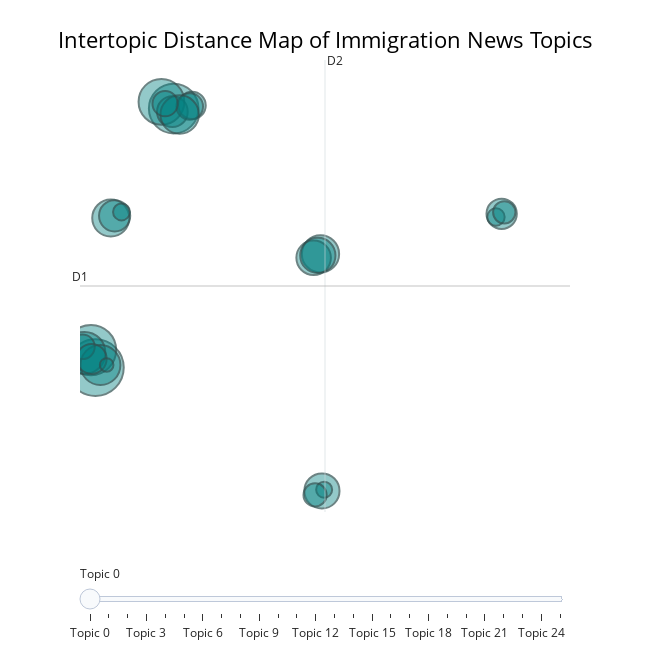

Source (notebook cell):
### Code cell
# Visualize topics
fig = news_model.visualize_topics(custom_labels=True)

# Update the layout to change the title
fig.update_layout(title_text='Intertopic Distance Map of Immigration News Topics')

# Change the color of the bubbles
fig.update_traces(marker=dict(color='rgba(0, 128, 128, 0.6)', 
                              line=dict(color='DarkSlateGrey', width=2)))
# Show the plot
fig.show()

### Figure 1 — Plotly figure (JSON) as saved in the notebook; plotly's stock layout.template omitted (floating-point values rounded to 4 significant figures)
{"data": [{"customdata": [[0, "1: Rwanda Court Ruling", 741], [1, "2: Asylum Seekers Accommodation", 570], [2, "3: Taliban Convictions", 484], [3, "4: Braverman Immigration Policy", 585], [4, "5: Migration Record Figures", 318], [5, "6: Rishi Sunak Politics", 409], [6, "7: Illegal Migration Legislation", 370], [7, "8: Migrants Crossing", 321], [8, "9: RAF Scampton Asylum", 218], [9, "10: Migrant Boat Tragedies", 276], [10, "11: Bibby Stockholm Barge", 213], [11, "12: EU Migration Deal", 286], [12, "13: UK Police Crimes", 173], [13, "14: Protests at Hotels", 163], [14, "15: Migrant Smuggling Gangs", 288], [15, "16: Gary Lineker Controversy", 139], [16, "17: Foreign Worker Visas", 225], [17, "18: Asylum Claims Backlog", 341], [18, "19: Missing Unaccompanied Children", 148], [19, "20: Legionella on Barge", 70], [20, "21: Portland Asylum Barge", 115], [21, "22: Stopping Migrant Boats", 208], [22, "23: Emmanuel Macron Politics", 59], [23, "24: Foreign University Students", 66], [24, "25: European Human Rights", 124], [25, "26: Archbishop on Migration", 43]], "hovertemplate": "<b>Topic %{customdata[0]}</b><br>%{customdata[1]}<br>Size: %{customdata[2]}", "legendgroup": "", "marker": {"color": "rgba(0, 128, 128, 0.6)", "line": {"color": "DarkSlateGrey", "width": 2}, "size": [741, 570, 484, 585, 318, 409, 370, 321, 218, 276, 213, 286, 173, 163, 288, 139, 225, 341, 148, 70, 115, 208, 59, 66, 124, 43], "sizemode": "area", "sizeref": 0.4631, "symbol": "circle"}, "mode": "markers", "name": "", "orientation": "v", "showlegend": false, "type": "scatter", "x": [1.245, 4.553, 4.034, 1.057, 1.892, 0.7773, 1.454, 10.76, 4.497, 10.47, 18.42, 10.82, 5.33, 5.232, 10.65, 0.6958, 2.056, 4.804, 4.19, 18.18, 18.53, 1.081, 10.91, 2.346, 10.53, 1.718], "xaxis": "x", "y": [0.9722, 20.22, 20.72, 2.274, 12.09, 2.066, 1.165, 9.422, 19.99, 9.132, 12.4, -8.193, 20.46, 20.37, 9.309, 2.52, 12.25, 19.78, 20.58, 12.16, 12.51, 1.618, -8.099, 12.54, -8.482, 1.17], "yaxis": "y"}], "layout": {"annotations": [{"showarrow": false, "text": "D1", "x": 0.5914, "y": 7.037, "yshift": 10}, {"showarrow": false, "text": "D2", "x": 10.95, "xshift": 10, "y": 23.83}], "height": 650, "hoverlabel": {"bgcolor": "white", "font": {"family": "Rockwell", "size": 16}}, "legend": {"itemsizing": "constant", "tracegroupgap": 0}, "margin": {"t": 60}, "shapes": [{"line": {"color": "#CFD8DC", "width": 2}, "type": "line", "x0": 10.95, "x1": 10.95, "y0": -9.755, "y1": 23.83}, {"line": {"color": "#9E9E9E", "width": 2}, "type": "line", "x0": 0.5914, "x1": 21.31, "y0": 7.037, "y1": 7.037}], "sliders": [{"active": 0, "pad": {"t": 50}, "steps": [{"args": [{"marker.color": [["red", "#B0BEC5", "#B0BEC5", "#B0BEC5", "#B0BEC5", "#B0BEC5", "#B0BEC5", "#B0BEC5", "#B0BEC5", "#B0BEC5", "#B0BEC5", "#B0BEC5", "#B0BEC5", "#B0BEC5", "#B0BEC5", "#B0BEC5", "#B0BEC5", "#B0BEC5", "#B0BEC5", "#B0BEC5", "#B0BEC5", "#B0BEC5", "#B0BEC5", "#B0BEC5", "#B0BEC5", "#B0BEC5"]]}], "label": "Topic 0", "method": "update"}, {"args": [{"marker.color": [["#B0BEC5", "red", "#B0BEC5", "#B0BEC5", "#B0BEC5", "#B0BEC5", "#B0BEC5", "#B0BEC5", "#B0BEC5", "#B0BEC5", "#B0BEC5", "#B0BEC5", "#B0BEC5", "#B0BEC5", "#B0BEC5", "#B0BEC5", "#B0BEC5", "#B0BEC5", "#B0BEC5", "#B0BEC5", "#B0BEC5", "#B0BEC5", "#B0BEC5", "#B0BEC5", "#B0BEC5", "#B0BEC5"]]}], "label": "Topic 1", "method": "update"}, {"args": [{"marker.color": [["#B0BEC5", "#B0BEC5", "red", "#B0BEC5", "#B0BEC5", "#B0BEC5", "#B0BEC5", "#B0BEC5", "#B0BEC5", "#B0BEC5", "#B0BEC5", "#B0BEC5", "#B0BEC5", "#B0BEC5", "#B0BEC5", "#B0BEC5", "#B0BEC5", "#B0BEC5", "#B0BEC5", "#B0BEC5", "#B0BEC5", "#B0BEC5", "#B0BEC5", "#B0BEC5", "#B0BEC5", "#B0BEC5"]]}], "label": "Topic 2", "method": "update"}, {"args": [{"marker.color": [["#B0BEC5", "#B0BEC5", "#B0BEC5", "red", "#B0BEC5", "#B0BEC5", "#B0BEC5", "#B0BEC5", "#B0BEC5", "#B0BEC5", "#B0BEC5", "#B0BEC5", "#B0BEC5", "#B0BEC5", "#B0BEC5", "#B0BEC5", "#B0BEC5", "#B0BEC5", "#B0BEC5", "#B0BEC5", "#B0BEC5", "#B0BEC5", "#B0BEC5", "#B0BEC5", "#B0BEC5", "#B0BEC5"]]}], "label": "Topic 3", "method": "update"}, {"args": [{"marker.color": [["#B0BEC5", "#B0BEC5", "#B0BEC5", "#B0BEC5", "red", "#B0BEC5", "#B0BEC5", "#B0BEC5", "#B0BEC5", "#B0BEC5", "#B0BEC5", "#B0BEC5", "#B0BEC5", "#B0BEC5", "#B0BEC5", "#B0BEC5", "#B0BEC5", "#B0BEC5", "#B0BEC5", "#B0BEC5", "#B0BEC5", "#B0BEC5", "#B0BEC5", "#B0BEC5", "#B0BEC5", "#B0BEC5"]]}], "label": "Topic 4", "method": "update"}, {"args": [{"marker.color": [["#B0BEC5", "#B0BEC5", "#B0BEC5", "#B0BEC5", "#B0BEC5", "red", "#B0BEC5", "#B0BEC5", "#B0BEC5", "#B0BEC5", "#B0BEC5", "#B0BEC5", "#B0BEC5", "#B0BEC5", "#B0BEC5", "#B0BEC5", "#B0BEC5", "#B0BEC5", "#B0BEC5", "#B0BEC5", "#B0BEC5", "#B0BEC5", "#B0BEC5", "#B0BEC5", "#B0BEC5", "#B0BEC5"]]}], "label": "Topic 5", "method": "update"}, {"args": [{"marker.color": [["#B0BEC5", "#B0BEC5", "#B0BEC5", "#B0BEC5", "#B0BEC5", "#B0BEC5", "red", "#B0BEC5", "#B0BEC5", "#B0BEC5", "#B0BEC5", "#B0BEC5", "#B0BEC5", "#B0BEC5", "#B0BEC5", "#B0BEC5", "#B0BEC5", "#B0BEC5", "#B0BEC5", "#B0BEC5", "#B0BEC5", "#B0BEC5", "#B0BEC5", "#B0BEC5", "#B0BEC5", "#B0BEC5"]]}], "label": "Topic 6", "method": "update"}, {"args": [{"marker.color": [["#B0BEC5", "#B0BEC5", "#B0BEC5", "#B0BEC5", "#B0BEC5", "#B0BEC5", "#B0BEC5", "red", "#B0BEC5", "#B0BEC5", "#B0BEC5", "#B0BEC5", "#B0BEC5", "#B0BEC5", "#B0BEC5", "#B0BEC5", "#B0BEC5", "#B0BEC5", "#B0BEC5", "#B0BEC5", "#B0BEC5", "#B0BEC5", "#B0BEC5", "#B0BEC5", "#B0BEC5", "#B0BEC5"]]}], "label": "Topic 7", "method": "update"}, {"args": [{"marker.color": [["#B0BEC5", "#B0BEC5", "#B0BEC5", "#B0BEC5", "#B0BEC5", "#B0BEC5", "#B0BEC5", "#B0BEC5", "red", "#B0BEC5", "#B0BEC5", "#B0BEC5", "#B0BEC5", "#B0BEC5", "#B0BEC5", "#B0BEC5", "#B0BEC5", "#B0BEC5", "#B0BEC5", "#B0BEC5", "#B0BEC5", "#B0BEC5", "#B0BEC5", "#B0BEC5", "#B0BEC5", "#B0BEC5"]]}], "label": "Topic 8", "method": "update"}, {"args": [{"marker.color": [["#B0BEC5", "#B0BEC5", "#B0BEC5", "#B0BEC5", "#B0BEC5", "#B0BEC5", "#B0BEC5", "#B0BEC5", "#B0BEC5", "red", "#B0BEC5", "#B0BEC5", "#B0BEC5", "#B0BEC5", "#B0BEC5", "#B0BEC5", "#B0BEC5", "#B0BEC5", "#B0BEC5", "#B0BEC5", "#B0BEC5", "#B0BEC5", "#B0BEC5", "#B0BEC5", "#B0BEC5", "#B0BEC5"]]}], "label": "Topic 9", "method": "update"}, {"args": [{"marker.color": [["#B0BEC5", "#B0BEC5", "#B0BEC5", "#B0BEC5", "#B0BEC5", "#B0BEC5", "#B0BEC5", "#B0BEC5", "#B0BEC5", "#B0BEC5", "red", "#B0BEC5", "#B0BEC5", "#B0BEC5", "#B0BEC5", "#B0BEC5", "#B0BEC5", "#B0BEC5", "#B0BEC5", "#B0BEC5", "#B0BEC5", "#B0BEC5", "#B0BEC5", "#B0BEC5", "#B0BEC5", "#B0BEC5"]]}], "label": "Topic 10", "method": "update"}, {"args": [{"marker.color": [["#B0BEC5", "#B0BEC5", "#B0BEC5", "#B0BEC5", "#B0BEC5", "#B0BEC5", "#B0BEC5", "#B0BEC5", "#B0BEC5", "#B0BEC5", "#B0BEC5", "red", "#B0BEC5", "#B0BEC5", "#B0BEC5", "#B0BEC5", "#B0BEC5", "#B0BEC5", "#B0BEC5", "#B0BEC5", "#B0BEC5", "#B0BEC5", "#B0BEC5", "#B0BEC5", "#B0BEC5", "#B0BEC5"]]}], "label": "Topic 11", "method": "update"}, {"args": [{"marker.color": [["#B0BEC5", "#B0BEC5", "#B0BEC5", "#B0BEC5", "#B0BEC5", "#B0BEC5", "#B0BEC5", "#B0BEC5", "#B0BEC5", "#B0BEC5", "#B0BEC5", "#B0BEC5", "red", "#B0BEC5", "#B0BEC5", "#B0BEC5", "#B0BEC5", "#B0BEC5", "#B0BEC5", "#B0BEC5", "#B0BEC5", "#B0BEC5", "#B0BEC5", "#B0BEC5", "#B0BEC5", "#B0BEC5"]]}], "label": "Topic 12", "method": "update"}, {"args": [{"marker.color": [["#B0BEC5", "#B0BEC5", "#B0BEC5", "#B0BEC5", "#B0BEC5", "#B0BEC5", "#B0BEC5", "#B0BEC5", "#B0BEC5", "#B0BEC5", "#B0BEC5", "#B0BEC5", "#B0BEC5", "red", "#B0BEC5", "#B0BEC5", "#B0BEC5", "#B0BEC5", "#B0BEC5", "#B0BEC5", "#B0BEC5", "#B0BEC5", "#B0BEC5", "#B0BEC5", "#B0BEC5", "#B0BEC5"]]}], "label": "Topic 13", "method": "update"}, {"args": [{"marker.color": [["#B0BEC5", "#B0BEC5", "#B0BEC5", "#B0BEC5", "#B0BEC5", "#B0BEC5", "#B0BEC5", "#B0BEC5", "#B0BEC5", "#B0BEC5", "#B0BEC5", "#B0BEC5", "#B0BEC5", "#B0BEC5", "red", "#B0BEC5", "#B0BEC5", "#B0BEC5", "#B0BEC5", "#B0BEC5", "#B0BEC5", "#B0BEC5", "#B0BEC5", "#B0BEC5", "#B0BEC5", "#B0BEC5"]]}], "label": "Topic 14", "method": "update"}, {"args": [{"marker.color": [["#B0BEC5", "#B0BEC5", "#B0BEC5", "#B0BEC5", "#B0BEC5", "#B0BEC5", "#B0BEC5", "#B0BEC5", "#B0BEC5", "#B0BEC5", "#B0BEC5", "#B0BEC5", "#B0BEC5", "#B0BEC5", "#B0BEC5", "red", "#B0BEC5", "#B0BEC5", "#B0BEC5", "#B0BEC5", "#B0BEC5", "#B0BEC5", "#B0BEC5", "#B0BEC5", "#B0BEC5", "#B0BEC5"]]}], "label": "Topic 15", "method": "update"}, {"args": [{"marker.color": [["#B0BEC5", "#B0BEC5", "#B0BEC5", "#B0BEC5", "#B0BEC5", "#B0BEC5", "#B0BEC5", "#B0BEC5", "#B0BEC5", "#B0BEC5", "#B0BEC5", "#B0BEC5", "#B0BEC5", "#B0BEC5", "#B0BEC5", "#B0BEC5", "red", "#B0BEC5", "#B0BEC5", "#B0BEC5", "#B0BEC5", "#B0BEC5", "#B0BEC5", "#B0BEC5", "#B0BEC5", "#B0BEC5"]]}], "label": "Topic 16", "method": "update"}, {"args": [{"marker.color": [["#B0BEC5", "#B0BEC5", "#B0BEC5", "#B0BEC5", "#B0BEC5", "#B0BEC5", "#B0BEC5", "#B0BEC5", "#B0BEC5", "#B0BEC5", "#B0BEC5", "#B0BEC5", "#B0BEC5", "#B0BEC5", "#B0BEC5", "#B0BEC5", "#B0BEC5", "red", "#B0BEC5", "#B0BEC5", "#B0BEC5", "#B0BEC5", "#B0BEC5", "#B0BEC5", "#B0BEC5", "#B0BEC5"]]}], "label": "Topic 17", "method": "update"}, {"args": [{"marker.color": [["#B0BEC5", "#B0BEC5", "#B0BEC5", "#B0BEC5", "#B0BEC5", "#B0BEC5", "#B0BEC5", "#B0BEC5", "#B0BEC5", "#B0BEC5", "#B0BEC5", "#B0BEC5", "#B0BEC5", "#B0BEC5", "#B0BEC5", "#B0BEC5", "#B0BEC5", "#B0BEC5", "red", "#B0BEC5", "#B0BEC5", "#B0BEC5", "#B0BEC5", "#B0BEC5", "#B0BEC5", "#B0BEC5"]]}], "label": "Topic 18", "method": "update"}, {"args": [{"marker.color": [["#B0BEC5", "#B0BEC5", "#B0BEC5", "#B0BEC5", "#B0BEC5", "#B0BEC5", "#B0BEC5", "#B0BEC5", "#B0BEC5", "#B0BEC5", "#B0BEC5", "#B0BEC5", "#B0BEC5", "#B0BEC5", "#B0BEC5", "#B0BEC5", "#B0BEC5", "#B0BEC5", "#B0BEC5", "red", "#B0BEC5", "#B0BEC5", "#B0BEC5", "#B0BEC5", "#B0BEC5", "#B0BEC5"]]}], "label": "Topic 19", "method": "update"}, {"args": [{"marker.color": [["#B0BEC5", "#B0BEC5", "#B0BEC5", "#B0BEC5", "#B0BEC5", "#B0BEC5", "#B0BEC5", "#B0BEC5", "#B0BEC5", "#B0BEC5", "#B0BEC5", "#B0BEC5", "#B0BEC5", "#B0BEC5", "#B0BEC5", "#B0BEC5", "#B0BEC5", "#B0BEC5", "#B0BEC5", "#B0BEC5", "red", "#B0BEC5", "#B0BEC5", "#B0BEC5", "#B0BEC5", "#B0BEC5"]]}], "label": "Topic 20", "method": "update"}, {"args": [{"marker.color": [["#B0BEC5", "#B0BEC5", "#B0BEC5", "#B0BEC5", "#B0BEC5", "#B0BEC5", "#B0BEC5", "#B0BEC5", "#B0BEC5", "#B0BEC5", "#B0BEC5", "#B0BEC5", "#B0BEC5", "#B0BEC5", "#B0BEC5", "#B0BEC5", "#B0BEC5", "#B0BEC5", "#B0BEC5", "#B0BEC5", "#B0BEC5", "red", "#B0BEC5", "#B0BEC5", "#B0BEC5", "#B0BEC5"]]}], "label": "Topic 21", "method": "update"}, {"args": [{"marker.color": [["#B0BEC5", "#B0BEC5", "#B0BEC5", "#B0BEC5", "#B0BEC5", "#B0BEC5", "#B0BEC5", "#B0BEC5", "#B0BEC5", "#B0BEC5", "#B0BEC5", "#B0BEC5", "#B0BEC5", "#B0BEC5", "#B0BEC5", "#B0BEC5", "#B0BEC5", "#B0BEC5", "#B0BEC5", "#B0BEC5", "#B0BEC5", "#B0BEC5", "red", "#B0BEC5", "#B0BEC5", "#B0BEC5"]]}], "label": "Topic 22", "method": "update"}, {"args": [{"marker.color": [["#B0BEC5", "#B0BEC5", "#B0BEC5", "#B0BEC5", "#B0BEC5", "#B0BEC5", "#B0BEC5", "#B0BEC5", "#B0BEC5", "#B0BEC5", "#B0BEC5", "#B0BEC5", "#B0BEC5", "#B0BEC5", "#B0BEC5", "#B0BEC5", "#B0BEC5", "#B0BEC5", "#B0BEC5", "#B0BEC5", "#B0BEC5", "#B0BEC5", "#B0BEC5", "red", "#B0BEC5", "#B0BEC5"]]}], "label": "Topic 23", "method": "update"}, {"args": [{"marker.color": [["#B0BEC5", "#B0BEC5", "#B0BEC5", "#B0BEC5", "#B0BEC5", "#B0BEC5", "#B0BEC5", "#B0BEC5", "#B0BEC5", "#B0BEC5", "#B0BEC5", "#B0BEC5", "#B0BEC5", "#B0BEC5", "#B0BEC5", "#B0BEC5", "#B0BEC5", "#B0BEC5", "#B0BEC5", "#B0BEC5", "#B0BEC5", "#B0BEC5", "#B0BEC5", "#B0BEC5", "red", "#B0BEC5"]]}], "label": "Topic 24", "method": "update"}, {"args": [{"marker.color": [["#B0BEC5", "#B0BEC5", "#B0BEC5", "#B0BEC5", "#B0BEC5", "#B0BEC5", "#B0BEC5", "#B0BEC5", "#B0BEC5", "#B0BEC5", "#B0BEC5", "#B0BEC5", "#B0BEC5", "#B0BEC5", "#B0BEC5", "#B0BEC5", "#B0BEC5", "#B0BEC5", "#B0BEC5", "#B0BEC5", "#B0BEC5", "#B0BEC5", "#B0BEC5", "#B0BEC5", "#B0BEC5", "red"]]}], "label": "Topic 25", "method": "update"}]}], "title": {"font": {"color": "Black", "size": 22}, "text": "Intertopic Distance Map of Immigration News Topics", "x": 0.5, "xanchor": "center", "y": 0.95, "yanchor": "top"}, "width": 650, "xaxis": {"anchor": "y", "domain": [0, 1], "range": [0.5914, 21.31], "title": {"text": ""}, "visible": false}, "yaxis": {"anchor": "x", "domain": [0, 1], "range": [-9.755, 23.83], "title": {"text": ""}, "visible": false}}}
